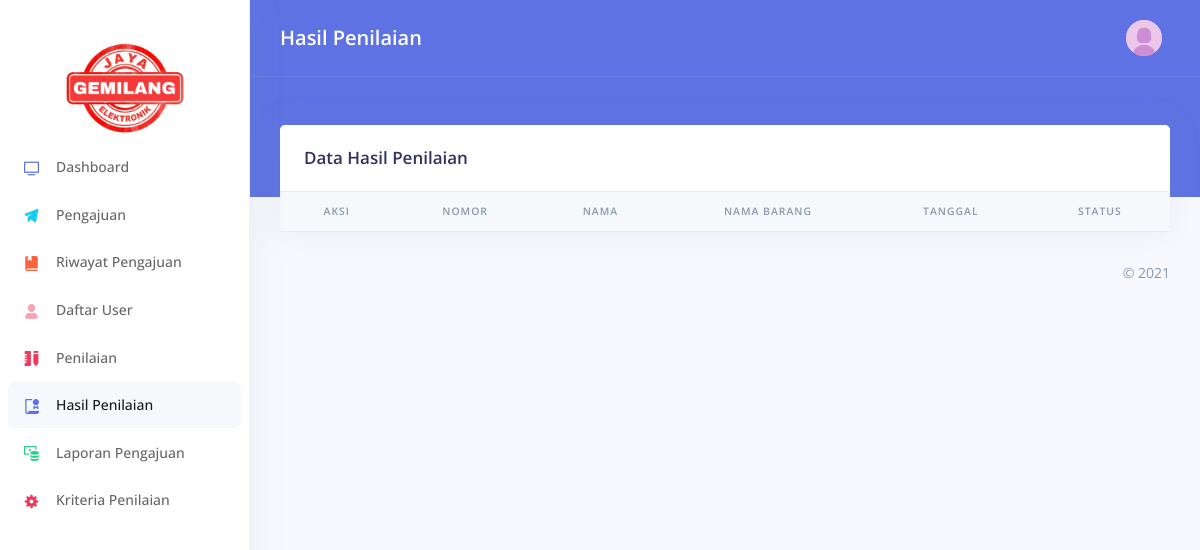
Page /index.php/assessmentresult on the earlier database version.
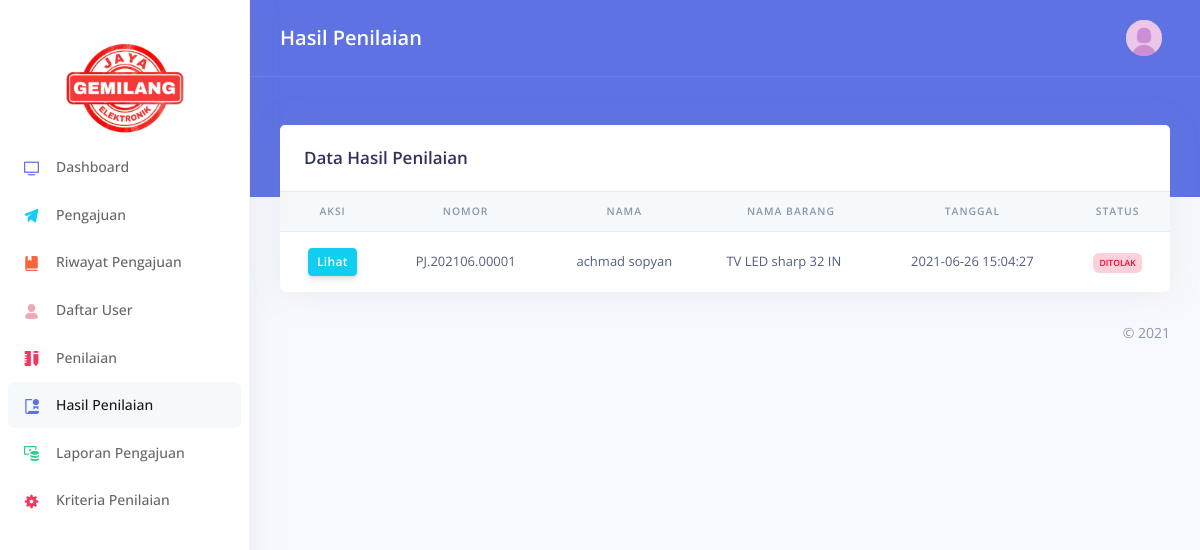
Same page on the later database version.
### tables this page shows
CREATE TABLE `submission` (
  `id` int(11) NOT NULL,
  `sub_number` varchar(15) DEFAULT NULL,
  `user_id` int(11) DEFAULT NULL,
  `name` varchar(255) DEFAULT NULL,
  `nik` varchar(15) DEFAULT NULL,
  `store_addr` text DEFAULT NULL,
  `home_addr` text DEFAULT NULL,
  `phone` varchar(15) DEFAULT NULL,
  `item` int(11) DEFAULT NULL,
  `item_name` varchar(255) DEFAULT NULL,
  `installment` int(11) DEFAULT NULL,
  `installment_name` varchar(255) DEFAULT NULL,
  `dp` decimal(10,2) DEFAULT NULL,
  `ktp` varchar(255) DEFAULT NULL,
  `kk` varchar(255) DEFAULT NULL,
  `status` varchar(255) DEFAULT NULL,
  `score` int(3) DEFAULT NULL,
  `insert_date` datetime DEFAULT NULL,
  `review_date` datetime DEFAULT NULL
);

### application/core/MY_Controller.php (called while the page is built, shortened)
<?php if (!defined('BASEPATH')) exit('No direct script access allowed');
class Core_Controller extends CI_Controller
{
  public function template($view = "", $title = "", $data = [])
  {
    $dta['content'] = $view;
    $dta['site_title'] = "Creditapp";
    $dta['site_subtitle'] = $title;
    $pass = array_merge($dta, $data);
    $this->load->view('template_v', $pass);
  }
}

### application/controllers/AssessmentResult.php (called while the page is built, shortened)
<?php
class AssessmentResult extends Core_Controller
{
  public function index()
  {
    $data['asm'] = $this->Assessment_m->getAssessment()->result_array();
    $this->template("assessment_result_v", "Hasil Penilaian", $data);
  }
}

### index.php (called while the page is built, shortened)
<?php
require_once BASEPATH.'core/CodeIgniter.php';

### application/models/Assessment_m.php (called while the page is built, shortened)
<?php if (!defined('BASEPATH')) exit('No direct script access allowed');
class Assessment_m extends CI_Model
{
  public function getAssessment($id = "")
  {
    $this->db->where(['score !=' => NULL]);
    return $this->db->get("submission");
  }
}

### application/views/assessment_result_v.php (the view)
<div class="row">
  <div class="col-xl-12">
    <div class="card">
      <div class="card-header border-0">
        <div class="row align-items-center">
          <div class="col">
            <h3 class="mb-0">Data Hasil Penilaian</h3>
          </div>
        </div>
      </div>
      <div class="table-responsive">
        <table class="table align-items-center table-flush">
          <thead class="thead-light">
            <tr align="center">
              <th scope="col">Aksi</th>
              <th scope="col">Nomor</th>
              <th scope="col">Nama</th>
              <th scope="col">Nama Barang</th>
              <th scope="col">Tanggal</th>
              <th scope="col">Status</th>
            </tr>
          </thead>
          <tbody>
            <?php foreach ((array)$asm as $key => $value) {
              $bd = $value['status'] == "Disetujui" ? "success" : ($value['status'] == "Ditolak" ? "danger" : "primary");
            ?>
              <tr>
                <td align="center">
                  <a class="btn btn-sm btn-info" href="<?= site_url('assessmentresult/detail/' . $value['id']) ?>">Lihat</a>
                </td>
                <td align="center"><?= $value['sub_number'] ?></td>
                <td align="center"><?= $value['name'] ?></td>
                <td><?= $value['item_name'] ?></td>
                <td align="center"><?= $value['insert_date'] ?></td>
                <td align="center">
                  <div class="badge badge-<?= $bd ?>"><?= $value['status'] ?></div>
                </td>
              </tr>
            <?php } ?>
          </tbody>
        </table>
      </div>
    </div>
  </div>
</div>

Differences in the rows shown:
added submission: sub_number "PJ.202106.00001", name "achmad sopyan", item_name "TV LED sharp 32 IN", insert_date "2021-06-26 15:04:27", status "DITOLAK"
